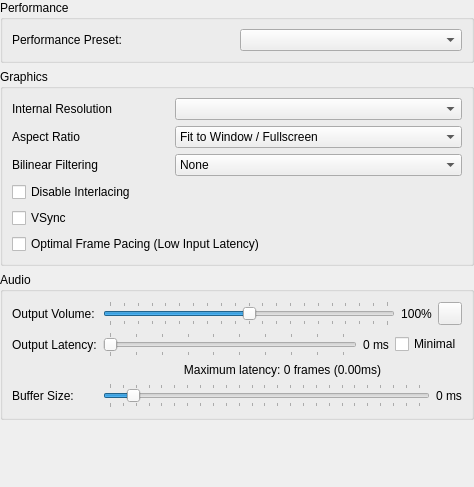
<?xml version="1.0" encoding="UTF-8"?>
<ui version="4.0">
 <class>QuickSettingsWidget</class>
 <widget class="QWidget" name="QuickSettingsWidget">
  <property name="geometry">
   <rect>
    <x>0</x>
    <y>0</y>
    <width>474</width>
    <height>487</height>
   </rect>
  </property>
  <property name="windowTitle">
   <string notr="true">Form</string>
  </property>
  <layout class="QVBoxLayout" name="verticalLayout">
   <property name="leftMargin">
    <number>0</number>
   </property>
   <property name="topMargin">
    <number>0</number>
   </property>
   <property name="rightMargin">
    <number>0</number>
   </property>
   <property name="bottomMargin">
    <number>0</number>
   </property>
   <item>
    <widget class="QGroupBox" name="groupBox_5">
     <property name="title">
      <string>Performance</string>
     </property>
     <layout class="QGridLayout" name="gridLayout_3">
      <item row="0" column="1">
       <widget class="QComboBox" name="perfPreset"/>
      </item>
      <item row="0" column="0">
       <widget class="QLabel" name="label_4">
        <property name="text">
         <string>Performance Preset:</string>
        </property>
       </widget>
      </item>
     </layout>
    </widget>
   </item>
   <item>
    <widget class="QGroupBox" name="systemSettingsGroup">
     <property name="title">
      <string>Graphics</string>
     </property>
     <layout class="QGridLayout" name="gridLayout_5">
      <item row="3" column="0">
       <widget class="QLabel" name="label_10">
        <property name="text">
         <string>Bilinear Filtering</string>
        </property>
       </widget>
      </item>
      <item row="2" column="0">
       <widget class="QLabel" name="label">
        <property name="text">
         <string>Aspect Ratio</string>
        </property>
       </widget>
      </item>
      <item row="0" column="0">
       <widget class="QLabel" name="label_9">
        <property name="text">
         <string>Internal Resolution</string>
        </property>
       </widget>
      </item>
      <item row="5" column="0" colspan="2">
       <layout class="QGridLayout" name="systemSettingsLayout">
        <item row="1" column="0">
         <widget class="QCheckBox" name="vsync">
          <property name="text">
           <string>VSync</string>
          </property>
         </widget>
        </item>
        <item row="2" column="0">
         <widget class="QCheckBox" name="optimalFramePacing">
          <property name="text">
           <string>Optimal Frame Pacing (Low Input Latency)</string>
          </property>
         </widget>
        </item>
        <item row="0" column="0">
         <widget class="QCheckBox" name="noInterlacingPatches">
          <property name="text">
           <string>Disable Interlacing</string>
          </property>
         </widget>
        </item>
       </layout>
      </item>
      <item row="0" column="1">
       <widget class="QComboBox" name="upscaleMultiplier"/>
      </item>
      <item row="2" column="1">
       <widget class="QComboBox" name="aspectRatio">
        <item>
         <property name="text">
          <string>Fit to Window / Fullscreen</string>
         </property>
        </item>
        <item>
         <property name="text">
          <string>Auto Standard (4:3 Interlaced / 3:2 Progressive)</string>
         </property>
        </item>
        <item>
         <property name="text">
          <string>Standard (4:3)</string>
         </property>
        </item>
        <item>
         <property name="text">
          <string>Widescreen (16:9)</string>
         </property>
        </item>
       </widget>
      </item>
      <item row="3" column="1">
       <widget class="QComboBox" name="bilinearFiltering">
        <item>
         <property name="text">
          <string>None</string>
         </property>
        </item>
        <item>
         <property name="text">
          <string extracomment="Smooth: Refers to the texture clarity.">Bilinear (Smooth)</string>
         </property>
        </item>
        <item>
         <property name="text">
          <string extracomment="Sharp: Refers to the texture clarity.">Bilinear (Sharp)</string>
         </property>
        </item>
       </widget>
      </item>
     </layout>
    </widget>
   </item>
   <item>
    <widget class="QGroupBox" name="gridGroupBox">
     <property name="title">
      <string>Audio</string>
     </property>
     <layout class="QGridLayout" name="gridLayout">
      <property name="leftMargin">
       <number>9</number>
      </property>
      <property name="topMargin">
       <number>9</number>
      </property>
      <property name="rightMargin">
       <number>9</number>
      </property>
      <property name="bottomMargin">
       <number>9</number>
      </property>
      <item row="5" column="3">
       <layout class="QHBoxLayout" name="horizontalLayout_5">
        <item>
         <widget class="QSlider" name="bufferMS">
          <property name="minimum">
           <number>15</number>
          </property>
          <property name="maximum">
           <number>500</number>
          </property>
          <property name="singleStep">
           <number>1</number>
          </property>
          <property name="pageStep">
           <number>5</number>
          </property>
          <property name="value">
           <number>50</number>
          </property>
          <property name="orientation">
           <enum>Qt::Orientation::Horizontal</enum>
          </property>
          <property name="tickPosition">
           <enum>QSlider::TickPosition::TicksBothSides</enum>
          </property>
          <property name="tickInterval">
           <number>20</number>
          </property>
         </widget>
        </item>
        <item>
         <widget class="QLabel" name="bufferMSLabel">
          <property name="text">
           <string>0 ms</string>
          </property>
         </widget>
        </item>
       </layout>
      </item>
      <item row="5" column="1">
       <widget class="QLabel" name="label_5">
        <property name="text">
         <string>Buffer Size:</string>
        </property>
       </widget>
      </item>
      <item row="1" column="3">
       <layout class="QHBoxLayout" name="horizontalLayout">
        <item>
         <widget class="QSlider" name="outputLatencyMS">
          <property name="minimum">
           <number>15</number>
          </property>
          <property name="maximum">
           <number>200</number>
          </property>
          <property name="orientation">
           <enum>Qt::Orientation::Horizontal</enum>
          </property>
          <property name="tickPosition">
           <enum>QSlider::TickPosition::TicksBothSides</enum>
          </property>
          <property name="tickInterval">
           <number>20</number>
          </property>
         </widget>
        </item>
        <item>
         <widget class="QLabel" name="outputLatencyLabel">
          <property name="text">
           <string>0 ms</string>
          </property>
         </widget>
        </item>
        <item>
         <widget class="QCheckBox" name="outputLatencyMinimal">
          <property name="text">
           <string>Minimal</string>
          </property>
         </widget>
        </item>
       </layout>
      </item>
      <item row="0" column="1">
       <widget class="QLabel" name="label_3">
        <property name="text">
         <string>Output Volume:</string>
        </property>
       </widget>
      </item>
      <item row="1" column="1">
       <widget class="QLabel" name="label_6">
        <property name="text">
         <string>Output Latency:</string>
        </property>
       </widget>
      </item>
      <item row="0" column="3">
       <layout class="QHBoxLayout" name="horizontalLayout_7">
        <item>
         <widget class="QSlider" name="volume">
          <property name="maximum">
           <number>200</number>
          </property>
          <property name="value">
           <number>100</number>
          </property>
          <property name="orientation">
           <enum>Qt::Orientation::Horizontal</enum>
          </property>
          <property name="tickPosition">
           <enum>QSlider::TickPosition::TicksBothSides</enum>
          </property>
          <property name="tickInterval">
           <number>10</number>
          </property>
         </widget>
        </item>
        <item>
         <widget class="QLabel" name="volumeLabel">
          <property name="sizePolicy">
           <sizepolicy hsizetype="Fixed" vsizetype="Preferred">
            <horstretch>0</horstretch>
            <verstretch>0</verstretch>
           </sizepolicy>
          </property>
          <property name="text">
           <string>100%</string>
          </property>
          <property name="alignment">
           <set>Qt::AlignmentFlag::AlignCenter</set>
          </property>
         </widget>
        </item>
        <item>
         <widget class="QToolButton" name="resetVolume">
          <property name="toolTip">
           <string>Reset Volume</string>
          </property>
          <property name="icon">
           <iconset theme="restart-line"/>
          </property>
         </widget>
        </item>
       </layout>
      </item>
      <item row="2" column="3">
       <widget class="QLabel" name="bufferingLabel">
        <property name="text">
         <string>Maximum latency: 0 frames (0.00ms)</string>
        </property>
        <property name="alignment">
         <set>Qt::AlignmentFlag::AlignCenter</set>
        </property>
       </widget>
      </item>
     </layout>
    </widget>
   </item>
   <item>
    <spacer name="verticalSpacer">
     <property name="orientation">
      <enum>Qt::Orientation::Vertical</enum>
     </property>
     <property name="sizeHint" stdset="0">
      <size>
       <width>20</width>
       <height>40</height>
      </size>
     </property>
    </spacer>
   </item>
  </layout>
 </widget>
 <resources>
  <include location="../resources/resources.qrc"/>
 </resources>
 <connections/>
</ui>
